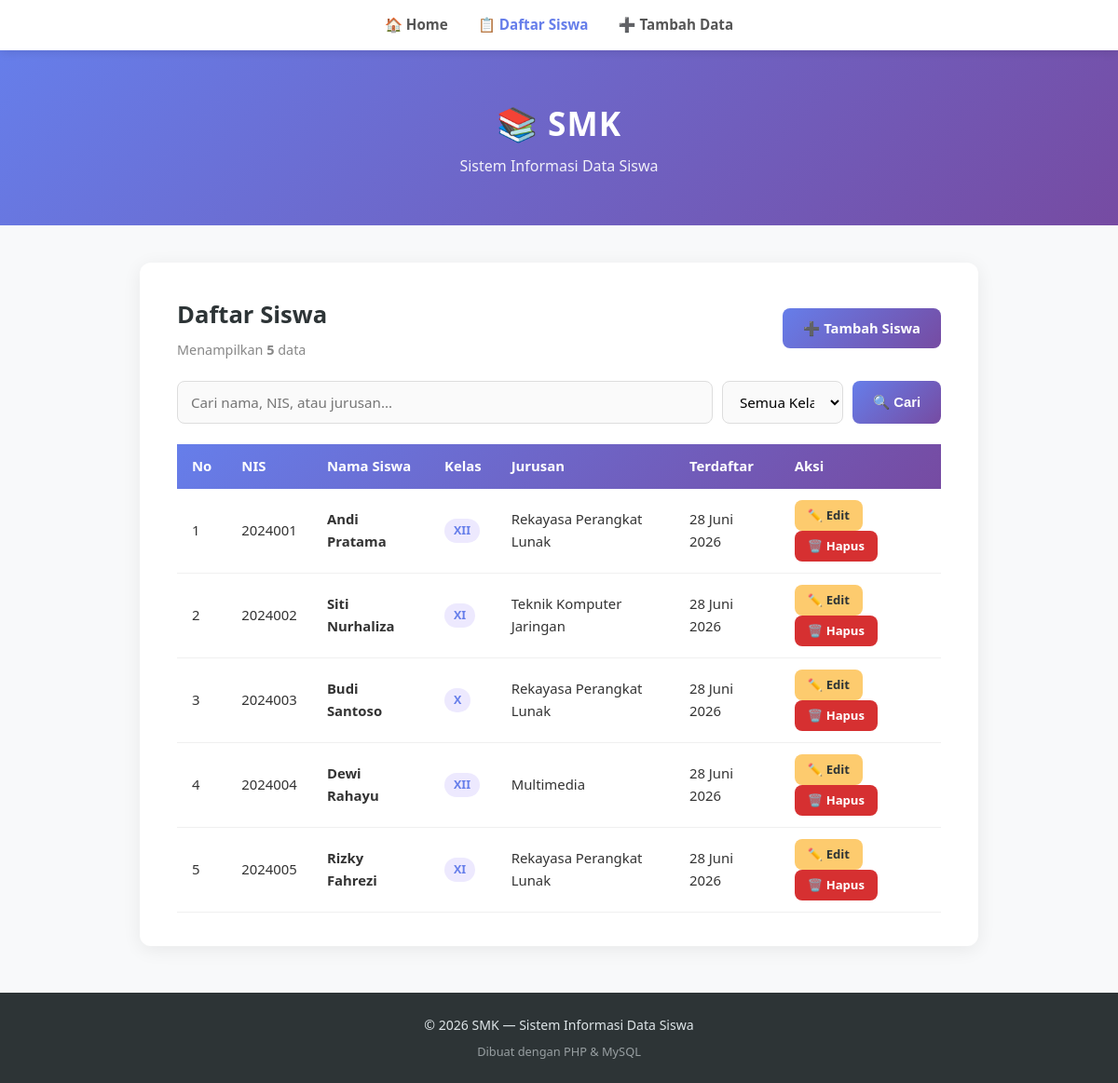
Page /daftar.php on the committed database.
### tables this page shows
CREATE TABLE siswa (
    id         INT AUTO_INCREMENT PRIMARY KEY,
    nis        VARCHAR(20)  NOT NULL UNIQUE,
    nama       VARCHAR(100) NOT NULL,
    kelas      ENUM('X','XI','XII') NOT NULL,
    jurusan    VARCHAR(100) NOT NULL,
    created_at TIMESTAMP DEFAULT CURRENT_TIMESTAMP
);

### functions.php (called while the page is built, shortened)
<?php
function bersihkan($data) {
    $data = trim($data);
    $data = stripslashes($data);
    $data = htmlspecialchars($data);
    return $data;
}
function formatTanggal($tanggal) {
    $namaBulan = [
        1 => 'Januari', 2 => 'Februari', 3 => 'Maret',
        4 => 'April', 5 => 'Mei', 6 => 'Juni',
        7 => 'Juli', 8 => 'Agustus', 9 => 'September',
        10 => 'Oktober', 11 => 'November', 12 => 'Desember'
    ];
    $ts  = strtotime($tanggal);
    $hari  = date('d', $ts);
    $bulan = $namaBulan[(int)date('m', $ts)];
    $tahun = date('Y', $ts);
    return "$hari $bulan $tahun";
}
?>

### daftar.php (the view, shortened to what this page needs)
<?php
require 'config/db.php';
require 'functions.php';
$cari = '';
$kondisi = '';
$query   = "SELECT * FROM siswa $kondisi ORDER BY created_at DESC";
$hasil   = mysqli_query($conn, $query);
$total   = mysqli_num_rows($hasil);
include 'includes/header.php';
?>
<div class="container">
    <div class="action-bar">
        <div>
            <h2>Daftar Siswa</h2>
            <p class="subtitle" style="margin-bottom:0; border:none; padding:0;">
                Menampilkan <strong><?= $total ?></strong> data
            </p>
        </div>
        <a href="tambah.php" class="btn btn-primary">➕ Tambah Siswa</a>
    </div>
    <form method="GET" action="daftar.php" style="display:flex; gap:10px; margin-bottom:22px; flex-wrap:wrap;">
        <input
            type="text"
            name="cari"
            placeholder="Cari nama, NIS, atau jurusan..."
            value="<?= $cari ?>"
            style="flex:1; min-width:200px;"
        >
        <select name="kelas" style="width:130px;">
            <option value="">Semua Kelas</option>
        </select>
        <button type="submit" class="btn btn-primary">🔍 Cari</button>
    </form>
    <?php if ($total > 0): ?>
    <table>
        <thead>
            <tr>
                <th>No</th>
                <th>NIS</th>
                <th>Nama Siswa</th>
                <th>Kelas</th>
                <th>Jurusan</th>
                <th>Terdaftar</th>
                <th>Aksi</th>
            </tr>
        </thead>
        <tbody>
            <?php
            $no = 1;
            while ($siswa = mysqli_fetch_assoc($hasil)):
            ?>
            <tr>
                <td><?= $no++ ?></td>
                <td><?= bersihkan($siswa['nis']) ?></td>
                <td><strong><?= bersihkan($siswa['nama']) ?></strong></td>
                <td><span class="badge"><?= bersihkan($siswa['kelas']) ?></span></td>
                <td><?= bersihkan($siswa['jurusan']) ?></td>
                <td><?= formatTanggal($siswa['created_at']) ?></td>
                <td>
                    <a href="edit.php?id=<?= $siswa['id'] ?>" class="btn btn-warning btn-sm">✏️ Edit</a>
                    <a href="hapus.php?id=<?= $siswa['id'] ?>"
                       class="btn btn-danger btn-sm"
                       onclick="return confirm('Hapus data siswa <?= bersihkan($siswa['nama']) ?>?')">
                        🗑️ Hapus
                    </a>
                </td>
            </tr>
            <?php endwhile; ?>
        </tbody>
    </table>
    <?php endif; ?>
</div>
<?php include 'includes/footer.php'; ?>

### css/style.css (style rules this page uses)
* { box-sizing: border-box; margin: 0; padding: 0; }
body { font-family: 'Segoe UI', Roboto, Helvetica, Arial, sans-serif; background-color: #f8f9fa; color: #333; line-height: 1.6; }
.container { max-width: 900px; margin: 40px auto; padding: 36px 40px; background-color: white; border-radius: 12px; box-shadow: 0 4px 20px rgba(0,0,0,0.07); }
h2 { color: #2d3436; margin-bottom: 6px; font-size: 1.6rem; }
.subtitle { color: #888; font-size: 0.9rem; margin-bottom: 28px; padding-bottom: 20px; border-bottom: 1px solid #eee; }
table { width: 100%; border-collapse: collapse; margin-top: 10px; font-size: 0.93rem; }
thead tr { background: linear-gradient(135deg, #667eea 0%, #764ba2 100%); color: white; }
thead th { padding: 12px 16px; text-align: left; font-weight: 600; }
tbody tr { border-bottom: 1px solid #f0f0f0; transition: background 0.2s; }
tbody td { padding: 12px 16px; }
.badge { display: inline-block; padding: 3px 10px; border-radius: 20px; font-size: 0.78rem; font-weight: 600; background: #ede9fe; color: #667eea; }
input[type="text"], input[type="email"], select, textarea { width: 100%; padding: 11px 14px; border: 1.5px solid #ddd; border-radius: 8px; font-size: 0.95rem; font-family: inherit; transition: border-color 0.3s, box-shadow 0.3s; outline: none; background: #fafafa; }
.btn { display: inline-block; padding: 10px 22px; border-radius: 8px; font-size: 0.92rem; font-weight: 600; cursor: pointer; text-decoration: none; border: none; transition: all 0.25s; }
.btn-primary { background: linear-gradient(135deg, #667eea 0%, #764ba2 100%); color: white; }
.btn-warning { background: #fdcb6e; color: #2d3436; }
.btn-danger { background: #d63031; color: white; }
.btn-sm { padding: 6px 14px; font-size: 0.82rem; }
.action-bar { display: flex; justify-content: space-between; align-items: center; margin-bottom: 22px; }

### rows in the picture
siswa: nis "2024001", nama "Andi Pratama", kelas "XII", jurusan "Rekayasa Perangkat Lunak", created_at "28 Juni 2026"
siswa: nis "2024002", nama "Siti Nurhaliza", kelas "XI", jurusan "Teknik Komputer Jaringan", created_at "28 Juni 2026"
siswa: nis "2024003", nama "Budi Santoso", kelas "X", jurusan "Rekayasa Perangkat Lunak", created_at "28 Juni 2026"
siswa: nis "2024004", nama "Dewi Rahayu", kelas "XII", jurusan "Multimedia", created_at "28 Juni 2026"
siswa: nis "2024005", nama "Rizky Fahrezi", kelas "XI", jurusan "Rekayasa Perangkat Lunak", created_at "28 Juni 2026"

### other values in the picture
$total "5"
